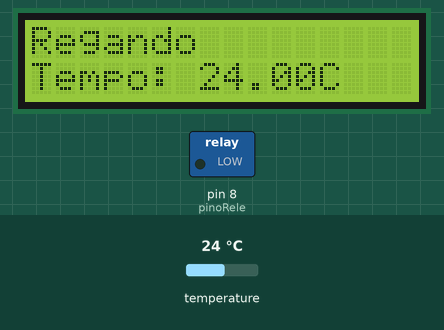
Bench run of a sketch on a simulated Arduino Uno, built with avr-gcc and run on an emulated ATmega328P. On the bench: 16×2 character LCD, switched loads named in the sketch (green lamp = pin HIGH). The inputs (shaded band) are chosen by the test bench; at power-on: temperature 24 °C. The local clock reads 2024-03-15 10:24:30 at power-on unless the sketch sets it.

Above: at 1.2 s.
1.3 s: temperature set to 12 °C
At 5.0 s:
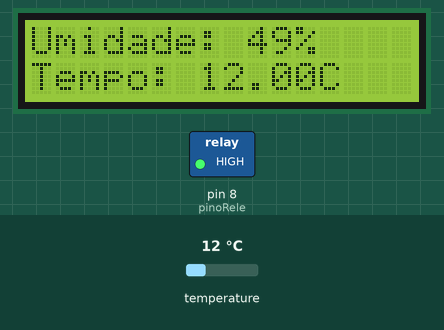
5.5 s: temperature set to 19 °C
At 7.2 s:
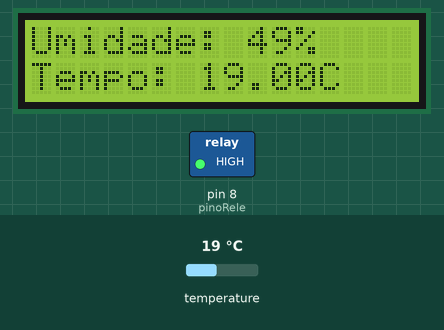
7.6 s: temperature set to 28 °C
At 9.4 s:
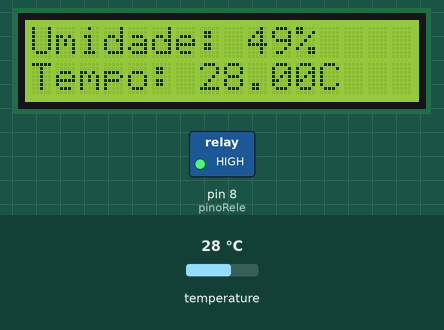
Timing chart, 0 to 10.9 s (numbered marks = the images above; inputs shaded):
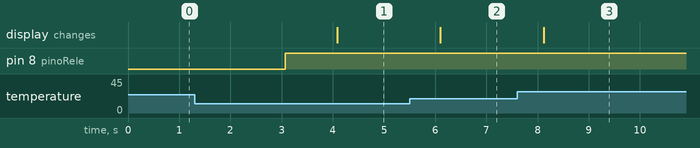

The sketch:

eduardo_rega.ino
```cpp
/******************************************************************
**        Trabalho Prático GAT135 - Irrigador Automático         **
**                                                               **
**  Irrigador automático com Arduino UNO(ATmega328P).            **
**  Ao ligar, o kit irá aferir a umidade do solo                 **
**  uma vez por hora. Caso a umidade esteja abaixo do limiar,    **
**  aciona o relé que controla a válvula solenoide e rega        **
**  por um tempo determinado.                                    **
**                                                               **
**  Autor: Eduardo Dezena Gonçalves                              **
**  UFLA - Lavras /MG - dezembro de 2023                         **
******************************************************************/

// Bibliotecas auxilares
#include <LiquidCrystal.h>
#include <RTClib.h>

// Pinos para controlar o LCD
const int rs = 2;   // Laranja
const int en = 4;   // Roxo
const int d4 = 10;  // Azul
const int d5 = 11;  // Branco
const int d6 = 12;  // Amarelo
const int d7 = 13;  // Verde

const int pinoRele = 8;           // Verde               // Pino que controla o relé
const int pinoSensorUmidade = A0; // Amarelo             // Pino que controla o sensor de umidade

// Pinos do RTC: A4 (verde) e A5 (marrom)
const int limiarUmidade = 50;                          // Limiar já padronizado para 100
const int tempoRega = 3000;                            // Tempo de rega dado em milissegundos
const unsigned long intervaloVerificacao = 3600000UL;  // Intervalo de verificação em milissegundos

static int umidadeAferida = 0;                          // Variável para controle da rega

// Instancia o LCD e o RTC
LiquidCrystal lcd(rs, en, d4, d5, d6, d7);
RTC_DS3231 rtc;

// Configurações do programa
void setup() {

  // Inicialização do relé
  pinMode(pinoRele, OUTPUT);
  digitalWrite(pinoRele, LOW);

  // Inicialização do lcd
  lcd.begin(16,2);

  // Inicialização da serial
  Serial.begin(9600);

  // Verificações para o RTC
  if (! rtc.begin()) {
    Serial.flush();
    while (1) delay(10);
  }
  if (rtc.lostPower()) {
    rtc.adjust(DateTime(F(__DATE__), F(__TIME__))); // Define a hora do RTC para a hora de compilação
  }
}

// Mostra a umidade e temperatura no lcd
void displayInfo(){
  lcd.clear();
  lcd.setCursor(0,0);
  lcd.print("Umidade: " + String(umidadeAferida) + "%");

  lcd.setCursor(0,1);
  lcd.print("Tempo: " + String(rtc.getTemperature()) + "C");
}

// Loop principal do programa
void loop() {

  displayInfo(); // Mostra informações no display lcd

  unsigned long tempoAtualEmMillis = rtc.now().unixtime() * 1000UL; //Hora atual do RTC em milissegundos
  static unsigned long ultimaVerificacao = 0;                       // Mantem a hora da ultima verificação entre as iterações

  // Checa se já é hora de verificar a umidade e regar
  if (tempoAtualEmMillis - ultimaVerificacao >= intervaloVerificacao) {
    ultimaVerificacao = tempoAtualEmMillis;                               // A última verficação se torna o tempo atual para controle futuro

    pinMode(pinoSensorUmidade, INPUT);                                    // Prepara o pino do sensor
    umidadeAferida = map(analogRead(pinoSensorUmidade), 1023, 0, 0, 100); // Faz a leitura e padroniza para um valor entre 0 e 100
    digitalWrite(pinoSensorUmidade, LOW);                                 // Desliga o pino do sensor

    // Se a umidade estiver menor que o limiar, rega e mostra mensagem no display
    // Senão apenas mostra mensagem no display
    if(umidadeAferida < limiarUmidade){
      lcd.setCursor(0,0);
      lcd.print("Regando         ");

      // Desativa e ativa o relé e faz a rega
      digitalWrite(pinoRele, LOW);
      delay(tempoRega);
      digitalWrite(pinoRele, HIGH);
    }
    else{
      lcd.setCursor(0,0);
      lcd.print("Solo OK         ");
    }
  }

  delay(1000);
}
```

Measured:
- after the input at 1.3 s, the display: changes after 2.8 s (image 1)
- after the input at 5.5 s, the display: changes after 0.60 s (image 2)
- after the input at 7.6 s, the display: changes after 0.52 s (image 3)
